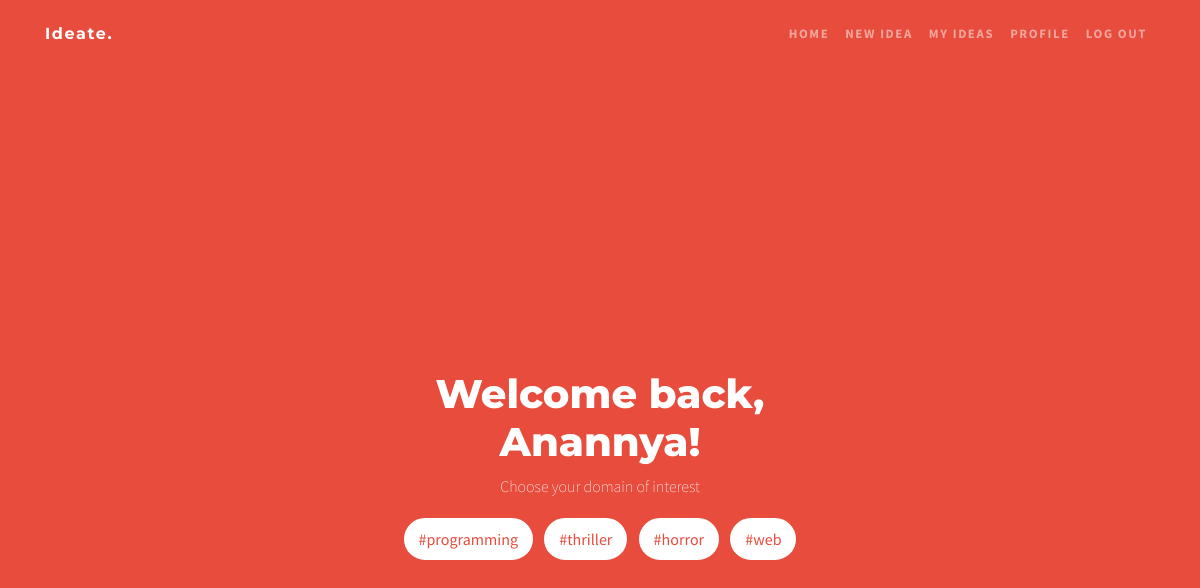
Screenshot of /home/ (signed in) with the database file from the repository.
### ideas/models.py (models this page shows)
class Tag(models.Model):
    name = models.CharField(max_length=30)

### ideas/views.py (the view)
# urls.py: path('home/', views.home, name='home'),
@login_required
def home(request):
    try:
        user = request.user
        tags = Tag.objects.all()
        context = {
            'title': 'Home',
            'user': user,
            'tags': tags,
        }
        return render(request, 'ideas/home.html', context)
    except Exception:
        return render(request, 'ideas/error.html', {'error': 'The requested page could not be found.'})
    finally:
        user = None

### ideas/templates/ideas/home.html
{% extends 'ideas/base.html' %}
{% load static %}
{% block content %}
<header class="custom-header text-center text-white">
    <div class="container" style="height: 100vh;">
        <div class="row h-100 align-items-center">
            <div class="col-lg-6 mx-auto">
                <h1 class="mb-2">Welcome back, {{ user.first_name }}!</h1>
                <div class="container">
                    <p>Choose your domain of interest</p>
                    {% for tag in tags %} <a href="{% url 'tag-home' tag.pk %}"
                        class="btn btn-primary btn-l m-1 rounded-pill">#{{ tag.name }}</a>
                    {% endfor %}
                </div>
            </div>
        </div>
    </div>
</header>
{% endblock content %}

### ideas/static/ideas/css/one-page-wonder.css (style rules this page uses)
body { font-family: "Source Sans Pro"; height: 100vh; font-weight: 100; }
h1, h2, h3, h4, h5, h6 { font-family: "Montserrat"; font-weight: 800 !important; }
.rounded-pill { border-radius: 5rem; }
.btn-primary { background-color: #ffffff !important; border-color: #ffffff !important; color: #e74c3c; border-width: 0.2rem; }
.custom-header { min-height: 100vh; position: relative; overflow: auto; background: #e74c3c; }

### rows the page displays
Tag: name "programming"
Tag: name "thriller"
Tag: name "horror"
Tag: name "web"

### other values shown
{{ user.first_name }} "Anannya"
